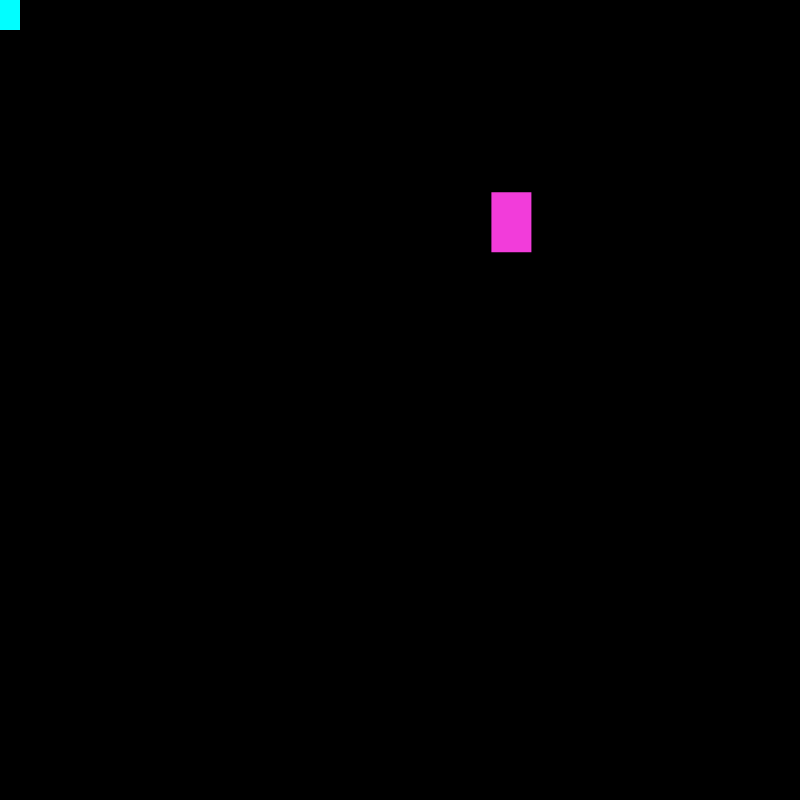
Frame 1 (no input)
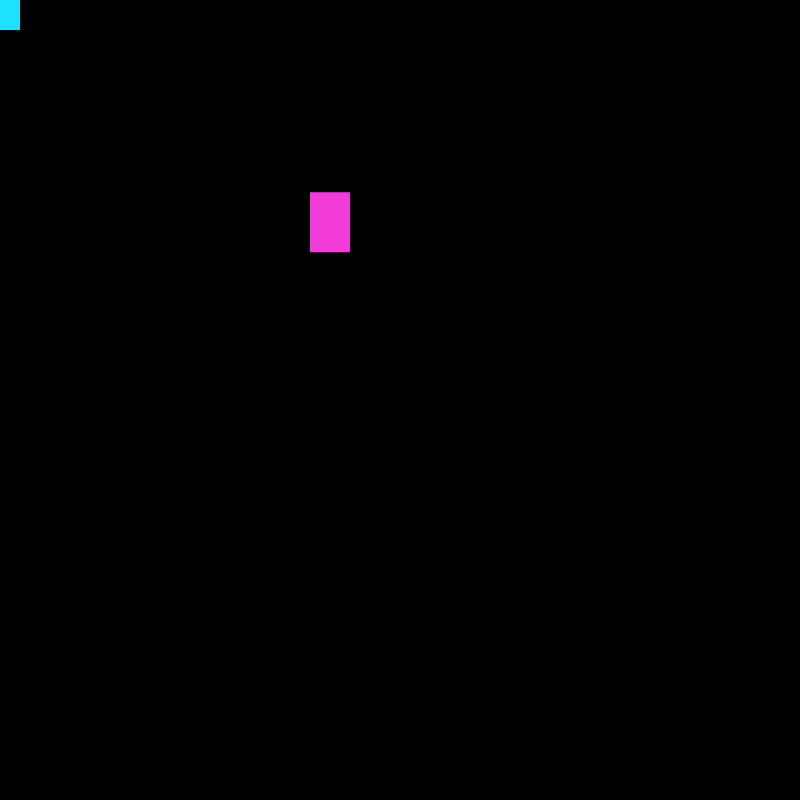
Frame 60 (the mouse pressed at the canvas centre just before this capture)
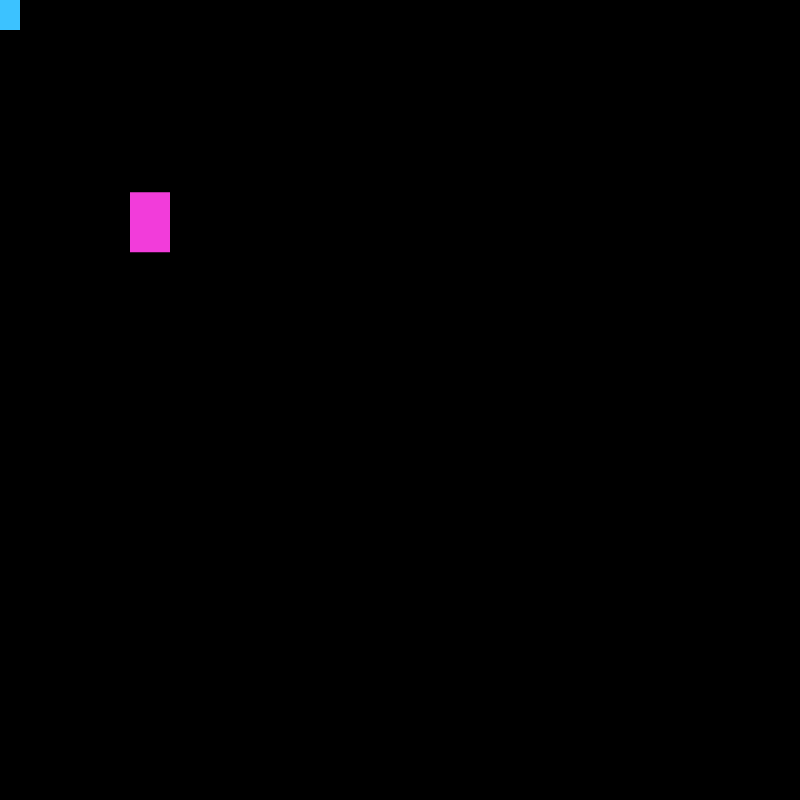
Frame 120 (the mouse held since frame 60 and released just before this capture)

The Processing sketch that drew these frames (run headless with seeded random() and noise(); from frame 60 on, the mouse is pressed at the canvas centre):

// Processing sketch: prova
// ── prova.pde
//DA MODIFICARE

Block bl;
AmazingBlock ab;
float x, y;
int v;
color c;
int w, h;
int r,g,b;

void setup(){
  size(800,800);
  w=40;
  h=60;
  x=random(0,width-w);
  y=random(0, height-h);
  r=int(random(0, 255));
  g=int(random(0,255));
  b=int(random(0,255));
  c=color(r,g,b);
  v=10;
  
  bl=new Block(x,y,w,h,v,c);
  
  ab= new AmazingBlock(x,y,w,h,v,c, 1.0);
}

void draw(){
  background(0);
  bl.display();
  ab.display();
}

void keyPressed(){
  if(key=='r' || key=='R'){
    setup();
  }
  if(key=='s'||key=='S'){
    stop();
  }
  if(key=='l'||key=='L'){
    loop();
  }
  if(key=='n'||key=='N'){
    noLoop();
  }
  if(key=='q'||key=='Q'){
    exit();
  }
}

// ── AmazingBlock.pde
class AmazingBlock extends Block{
  float a; //angolo
  AmazingBlock(float posx, float posy, int w, int h, int speed, color c, float angle){
    super(posx,posy,w,h,speed,c);
    this.a=angle;
  }
  
  void body(){
    rectMode(CENTER);
    fill(a%256, 255-a%256, 255);
    noStroke();
    rect(0,0,w,h);
  }
  
  void rotation(){
    translate(x,y);
    rotate(a);
    a+=0.5;
  }
  
  void display(){
    body();
    rotation();
  }
}

// ── Block.pde
class Block{
  color c;
  float x, y;
  int w, h, sx;
  Block(float posx, float posy, int w, int h, int speed, color c){
    this.x=posx;
    this.y=posy;
    this.w=w;
    this.h=h;
    this.sx=speed;
    this.c=c;
  }
  
  void point_break(){
    stroke(255,0,0);
    
  }
  
  void body(){
    rectMode(CORNER);
    noStroke();
    fill(c);
    rect(x, y, w, h);
  }
  
  void move(){
    if(x+w>width || x<0){
      x=-sx;
    }
    /*if(x>=width){
      x=0;
    }*/
    x+=sx;
  }
  
  void display(){
    body();
    move();
  }
}
